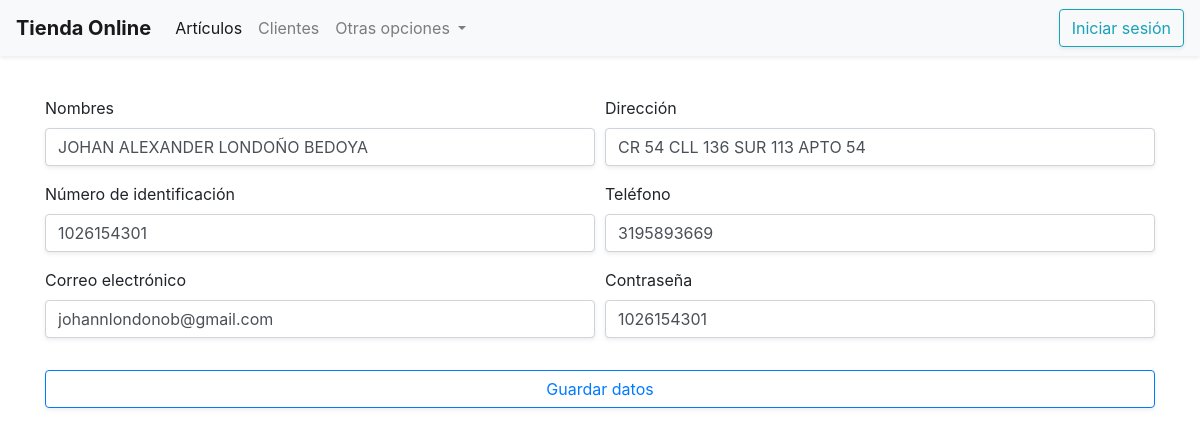
The app's page /customer/edit?id=1 with its own data.
### tables this page shows
CREATE TABLE IF NOT EXISTS `customer` (
  `id_customer` int(11) NOT NULL AUTO_INCREMENT,
  `customer_name` varchar(50) NOT NULL,
  `customer_address` varchar(50) NOT NULL,
  `customer_mobile` varchar(15) NOT NULL,
  `customer_identification` varchar(15) NOT NULL,
  `creation_date` datetime NOT NULL DEFAULT current_timestamp(),
  `customer_email` varchar(100) NOT NULL,
  `customer_password` varchar(100) NOT NULL,
  `is_active` tinyint(1) NOT NULL DEFAULT 1,
  PRIMARY KEY (`id_customer`)
);

### application/controllers/Customer.php (called while the page is built, shortened)
<?php
class Customer extends CI_Controller
{
        public function edit()
        {
                $id = $_GET['id'];
                $customer = $this->CustomerModel->select($id);
                $data = [
                        'customer' => $customer,
                ];
                $this->load->view('layouts/header');
                $this->load->view('layouts/navbar');
                $this->load->view('update-customer', $data);
                $this->load->view('layouts/footer');
        }
}

### index.php (called while the page is built, shortened)
<?php
require_once BASEPATH.'core/CodeIgniter.php';

### application/models/CustomerModel.php (called while the page is built, shortened)
<?php
class CustomerModel extends CI_Model
{
    public function select($id)
    {
        return $this->db->query("SELECT * FROM customer c WHERE c.id_customer = $id")->result();
    }
}

### application/views/update-customer.php (the view, shortened to what this page needs)
<?php
foreach ($customer as $data) {
  $customerName = $data->customer_name;
  $customerAddress = $data->customer_address;
  $customerMobile = $data->customer_mobile;
  $customerIdentification = $data->customer_identification;
  $customerEmail = $data->customer_email;
  $customerPassword = $data->customer_password;
}
?>
<div class="container">
  <form class="needs-validation" action="<?= base_url('customer/save') ?>" method="POST">
    <div class="form-row">
      <div class="col-md-6 mb-3">
        <label for="customerName">Nombres</label>
        <input type="text" class="form-control shadow-sm" id="customerName" value="<?= $customerName ?>" required name="customerName">
      </div>
      <div class="col-md-6 mb-3">
        <label for="customerAddress">Dirección</label>
        <input type="text" class="form-control shadow-sm" id="customerAddress" required name="customerAddress" value="<?= $customerAddress ?>">
      </div>
    </div>
    <div class="form-row">
      <div class="col-md-6 mb-3">
        <label for="customerIdentification">Número de identificación</label>
        <input type="text" class="form-control shadow-sm" id="customerIdentification" value="<?= $customerIdentification ?>" required name="customerIdentification">
      </div>
      <div class="col-md-6 mb-3">
        <label for="customerMobile">Teléfono</label>
        <input type="text" class="form-control shadow-sm" id="customerMobile" required name="customerMobile" value="<?= $customerMobile ?>">
      </div>
    </div>
    <div class="form-row">
      <div class="col-md-6 mb-3">
        <label for="customerEmail">Correo electrónico</label>
        <input type="text" class="form-control shadow-sm" id="customerEmail" value="<?= $customerEmail ?>" required name="customerEmail">
      </div>
      <div class="col-md-6 mb-3">
        <label for="customerPassword">Contraseña</label>
        <input type="text" class="form-control shadow-sm" id="customerPassword" required name="customerPassword" value="<?= $customerPassword ?>">
      </div>
    </div>
    <button class="btn btn-outline-primary btn w-100 my-3 shadow-sm" type="submit">Guardar datos</button>
  </form>
</div>

### records on screen
customer: customerName "JOHAN ALEXANDER LONDOÑO BEDOYA", customerAddress "CR 54 CLL 136 SUR 113 APTO 54", customerIdentification "1026154301", customerMobile "3195893669", customerEmail "johannlondonob@gmail.com", customerPassword "1026154301"
